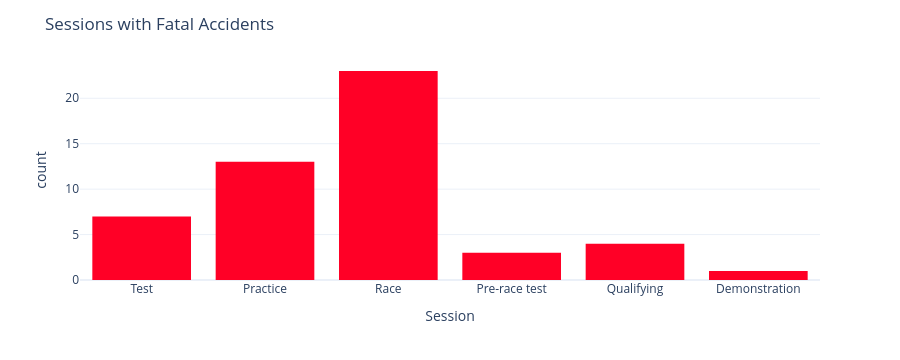

The notebook cell this image was saved under:
### Code cell
# type of session
fig = px.histogram(fatal_accidents_drivers,
                   x="Session",
)

fig.update_layout(
    template="plotly_white",
    title = "Sessions with Fatal Accidents"
)

fig.update_traces(
    marker_color="#FF0026"
)

fig.show()

### Figure 1 — Plotly figure (JSON) as saved in the notebook; plotly's stock layout.template omitted (floating-point values rounded to 4 significant figures)
{"data": [{"alignmentgroup": "True", "bingroup": "x", "hovertemplate": "Session=%{x}<br>count=%{y}<extra></extra>", "legendgroup": "", "marker": {"color": "#FF0026", "pattern": {"shape": ""}}, "name": "", "offsetgroup": "", "orientation": "v", "showlegend": false, "type": "histogram", "x": ["Test", "Practice", "Practice", "Practice", "Race", "Practice", "Race", "Test", "Practice", "Race", "Race", "Race", "Race", "Pre-race test", "Practice", "Pre-race test", "Race", "Race", "Practice", "Test", "Race", "Practice", "Practice", "Practice", "Race", "Race", "Test", "Race", "Practice", "Race", "Race", "Qualifying", "Race", "Race", "Qualifying", "Pre-race test", "Race", "Practice", "Race", "Practice", "Race", "Test", "Qualifying", "Race", "Test", "Qualifying", "Race", "Demonstration", "Race", "Test", "Race"], "xaxis": "x", "yaxis": "y"}], "layout": {"barmode": "relative", "height": 360, "legend": {"tracegroupgap": 0}, "margin": {"t": 60}, "title": {"text": "Sessions with Fatal Accidents"}, "xaxis": {"anchor": "y", "autorange": true, "domain": [0, 1], "range": [-0.5, 5.5], "title": {"text": "Session"}, "type": "category"}, "yaxis": {"anchor": "x", "autorange": true, "domain": [0, 1], "range": [0, 24.21], "title": {"text": "count"}}}}
